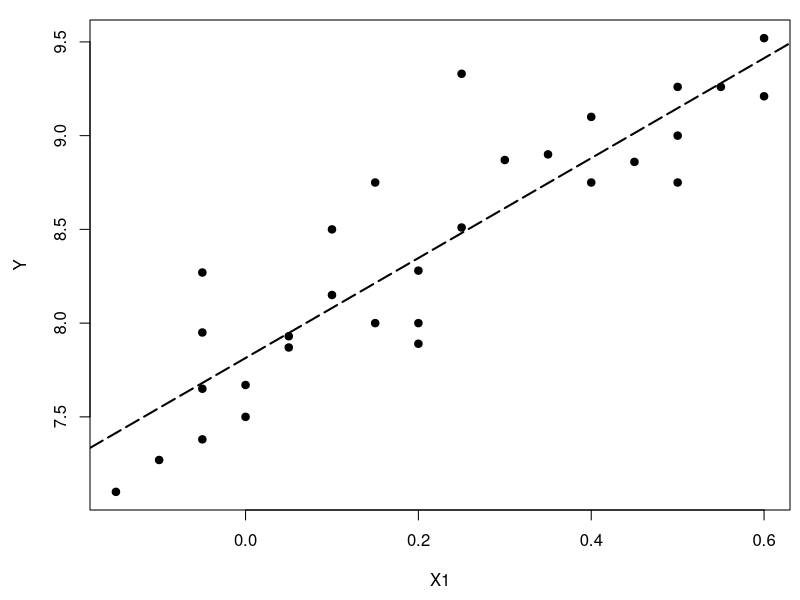
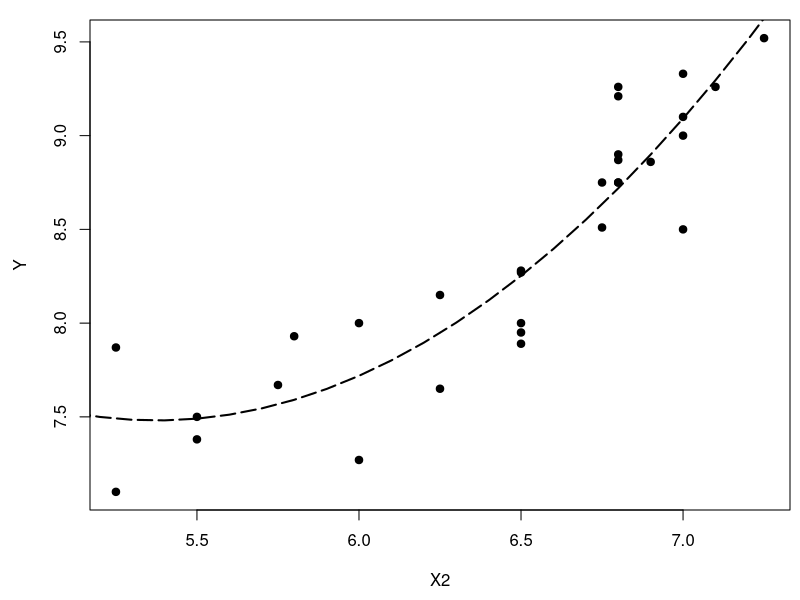

Reproduce these figures in R, in order.
rm(list=ls(all=TRUE))
rt <- read.table("toothpaste.data"); rt
lm.sol <- lm(Y ~ 1 + X1 + X2, data = rt)
summary(lm.sol)

attach(rt)
par(mai=c(0.9, 0.9, 0.2, 0.1))
plot(X1, Y, pch=19)
lm.sol <- lm(Y ~ 1 + X1, data = rt)
abline(lm.sol, lw=2, lty = 5)

plot(X2, Y, pch =19)
lm.sol <- lm(Y ~ 1 + X2 + I(X2^2), data = rt)
xx <- seq(from = 5, to = 7.5, by = 0.1)
yy <- lm.sol$coefficients[1] + lm.sol$coefficients[2]*xx + 
      lm.sol$coefficients[3]*xx^2
lines(xx, yy, lw=2, lty = 5)

lm.sol <- lm(Y ~ 1 + X1 + X2 + I(X2^2), data = rt)
lm.sol <- lm(Y ~ 1 + X1 + I(X2^2), data = rt)
lm.sol <- lm(Y ~ 1 + X1 + X2 + I(X2^2) + X1*X2, data = rt)
